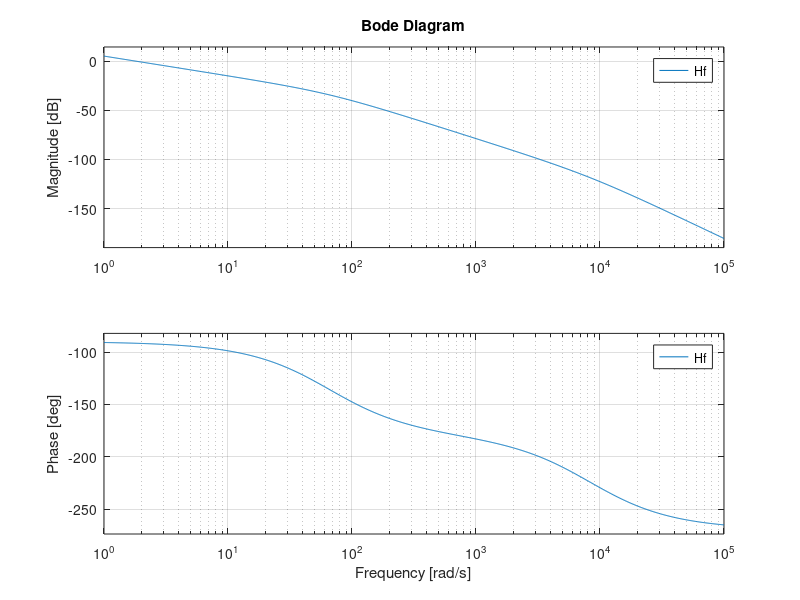
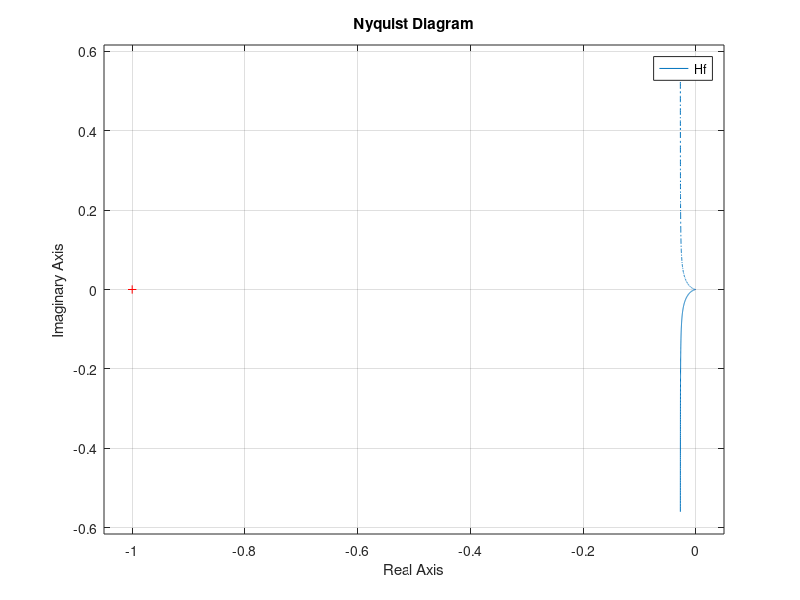
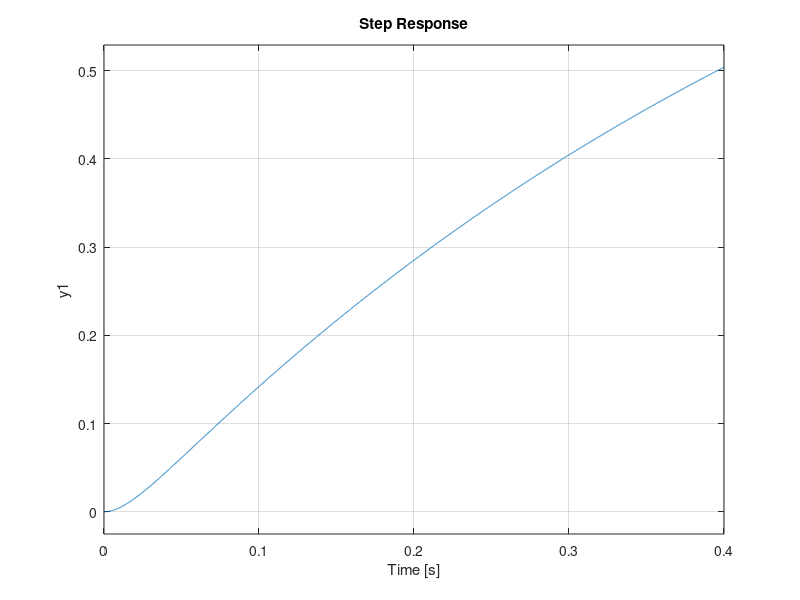
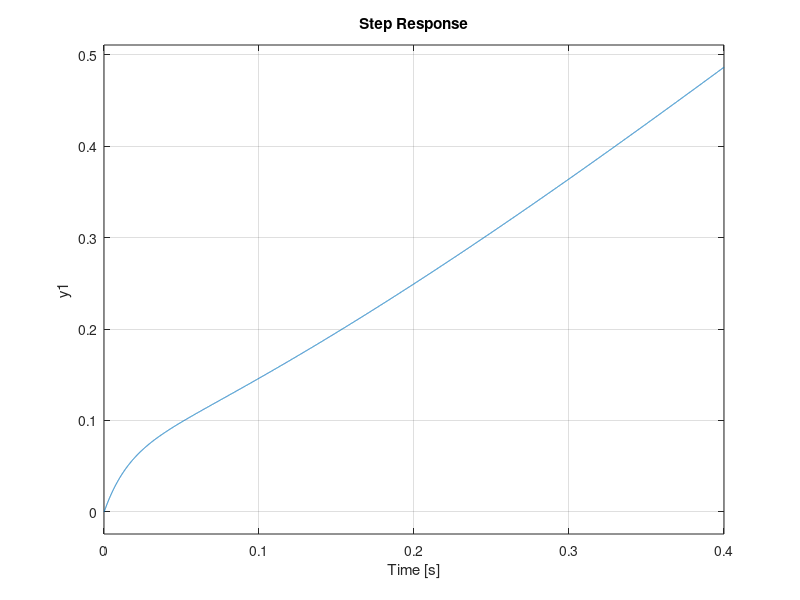

Write the MATLAB code that produced these figures, in order.
clear
close all
% Datos del motor
K = 22233201.58/23;
p1 = 64.986;
p2 = 8382.70;

% Representación del lazo abierto
num = K;
den = [1 p1+p2 p1*p2 0];
Hf = tf(num, den);
bode(Hf);
figure
nyquist(Hf)

% Lazo cerrado sin PID
Hs = Hf/(1+Hf);
figure
step(Hs)

% Punto origen
modHw = @(w) abs(freqresp(Hf,w))-1;
w0 = fsolve(modHw, 2);

A = freqresp(Hf,w0);
rA = abs(A);
phaA = 2*pi+angle(A);

% Punto destino
rB = 1;
phaB = pi+30*pi/180;

% Cálculo de parámetros
alpha = 0.25;
rC = rB/rA;
phaC = phaB - phaA;
KP = rC*cos(phaC);
tauI = 1/(2*w0*alpha)*(tan(phaC)+sqrt(4*alpha+tan(phaC)^2));
tauD = alpha*tauI;

% Representación del lazo cerrado
%Hfb = hf_from_pid (KP, tauI, tauD, 2652.28, 64.986);
Hc = KP*(1 + tf([tauD 0],1) + tf(1, [tauI 0]));
Hfb = Hc*Hf/(1+Hc*Hf);
figure
step(Hfb);

% Lazo abierto modificado
figure
nyquist(Hf*Hc);

% Cálculo de parámetros
Tm = 0.005;

KI=KP*Tm/tauI;
KD=KP*tauD/Tm;

fprintf('KP=%f\nKI=%f\nKD=%f\n',KP, KI, KD)

t = 0:0.01:pi/w0*2*10;
u = sin(w0*t);
figure
lsim(Hfb,u,t)
